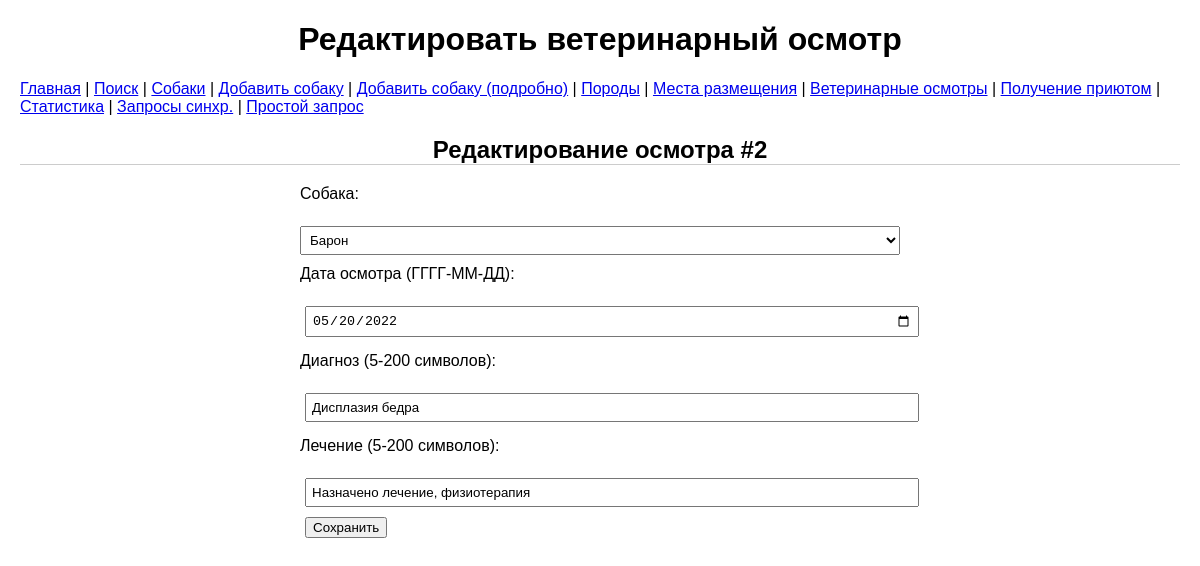
Page /edit_vet_examination/2 on the committed database.
### tables this page shows
CREATE TABLE "vet_examinations" (
	"id"	INTEGER,
	"dog_id"	INTEGER,
	"examination_date"	DATE,
	"veterinarian_name"	VARCHAR(100),
	"diagnosis"	VARCHAR(200),
	"treatment"	VARCHAR(500),
	"next_examination_date"	DATE,
	PRIMARY KEY("id" AUTOINCREMENT),
	FOREIGN KEY("dog_id") REFERENCES "dogs"("id")
);

CREATE TABLE "dogs" (
	"id"	INTEGER,
	"name"	VARCHAR(100) NOT NULL,
	"birth_date"	DATE,
	"breeds_id"	INTEGER,
	"getting_id"	INTEGER,
	"vet_examinations_id"	INTEGER,
	"location_id"	INTEGER,
	"registration_date"	DATE,
	"microchip_number"	VARCHAR(20),
	"coat_type"	INTEGER,
	"color_variations"	INTEGER,
	"temperament"	INTEGER,
	"size"	INTEGER,
	PRIMARY KEY("id" AUTOINCREMENT),
	FOREIGN KEY("breeds_id") REFERENCES "breeds"("id"),
	FOREIGN KEY("coat_type") REFERENCES "coat_type"("id"),
	FOREIGN KEY("color_variations") REFERENCES "color_variations"("id"),
	FOREIGN KEY("getting_id") REFERENCES "getting"("id"),
	FOREIGN KEY("location_id") REFERENCES "locations"("id"),
	FOREIGN KEY("size") REFERENCES "size"("id"),
	FOREIGN KEY("temperament") REFERENCES "temperament"("id"),
	FOREIGN KEY("vet_examinations_id") REFERENCES "vet_examinations"("id")
);

### flask_app.py (the view, shortened to what this page needs)
@app.route('/edit_vet_examination/<int:id>', methods=['GET', 'POST'])
def edit_vet_examination(id):
    errors = []
    with get_db_connection() as conn:
        dogs = conn.execute("SELECT id, name FROM dogs ORDER BY name").fetchall()
    with get_db_connection() as conn:
        exam = conn.execute("SELECT * FROM vet_examinations WHERE id = ?", (id,)).fetchone()
    return render_template('edit_vet_examination.html', exam=exam, dogs=dogs, errors=errors)

### flask_app.py (called while the page is built)
def get_db_connection():
    active_db = session.get('active_db', DB_PATH_1)
    conn = sqlite3.connect(active_db, timeout=10)
    conn.row_factory = sqlite3.Row
    return LoggingConnection(conn)

    def execute(self, sql, parameters=()):
        logging.debug(f"Executing SQL: {sql} with parameters: {parameters}")
        return super().execute(sql, parameters)

    def execute(self, sql, parameters=()):
        cursor = self.conn.cursor(LoggingCursor)
        return cursor.execute(sql, parameters)

    def __enter__(self):
        self.conn.__enter__()
        return self

    def __exit__(self, exc_type, exc_val, exc_tb):
        self.conn.__exit__(exc_type, exc_val, exc_tb)

### templates/edit_vet_examination.html (shortened to what this page needs)
<!DOCTYPE html>
<html lang="ru">
<head>
    <link rel="stylesheet" href="{{ url_for('static', filename='style.css') }}">
</head>
<body>
    <h1>Редактировать ветеринарный осмотр</h1>
       <nav>
        <a href="/">Главная</a> |
        <a href="/search">Поиск</a> |
        <a href="/view">Собаки</a> |
        <a href="/add">Добавить собаку</a> |
        <a href="/add_detailed">Добавить собаку (подробно)</a> |
        <a href="/breeds">Породы</a> |
        <a href="/locations">Места размещения</a> |
        <a href="/vet_examinations">Ветеринарные осмотры</a> |
        <a href="/getting">Получение приютом</a> |
        <a href="/stats">Статистика</a> |
        <a href="/sync_queries">Запросы синхр.</a> |
        <a href="/simple_query">Простой запрос</a>
    </nav>
    <h2>Редактирование осмотра #{{ exam['id'] }}</h2>
    <form method="POST">
        <label for="dog_id">Собака:</label><br>
        <select name="dog_id" id="dog_id" required>
            {% for dog in dogs %}
                <option value="{{ dog['id'] }}" {% if dog['id'] == exam['dog_id'] %}selected{% endif %}>
                    {{ dog['name'] }}
                </option>
            {% endfor %}
        </select><br>
        <label for="examination_date">Дата осмотра (ГГГГ-ММ-ДД):</label><br>
        <input type="date" name="examination_date" id="examination_date" value="{{ exam['examination_date'] }}" required><br>
        <label for="diagnosis">Диагноз (5-200 символов):</label><br>
        <input type="text" name="diagnosis" id="diagnosis" value="{{ exam['diagnosis'] }}" required><br>
        <label for="treatment">Лечение (5-200 символов):</label><br>
        <input type="text" name="treatment" id="treatment" value="{{ exam['treatment'] }}" required><br>
        <button type="submit">Сохранить</button>
    </form>
</body>
</html>

### static/style.css (style rules this page uses)
body { font-family: Arial, sans-serif; margin: 20px; }
nav { margin-bottom: 20px; }
form { margin-bottom: 20px; }
input, button { margin: 5px; }
form { max-width: 600px; margin: 20px auto; }
label { display: block; margin-top: 10px; }
input, select { width: 100%; padding: 5px; margin-top: 5px; }
h2 { margin-top: 20px; text-align: center; border-bottom: 1px solid #ccc; }
h1 { text-align: center; }

### rows in the picture
vet_examinations: id "2", dog_id "Барон", examination_date "05/20/2022", diagnosis "Дисплазия бедра", treatment "Назначено лечение, физиотерапия"
